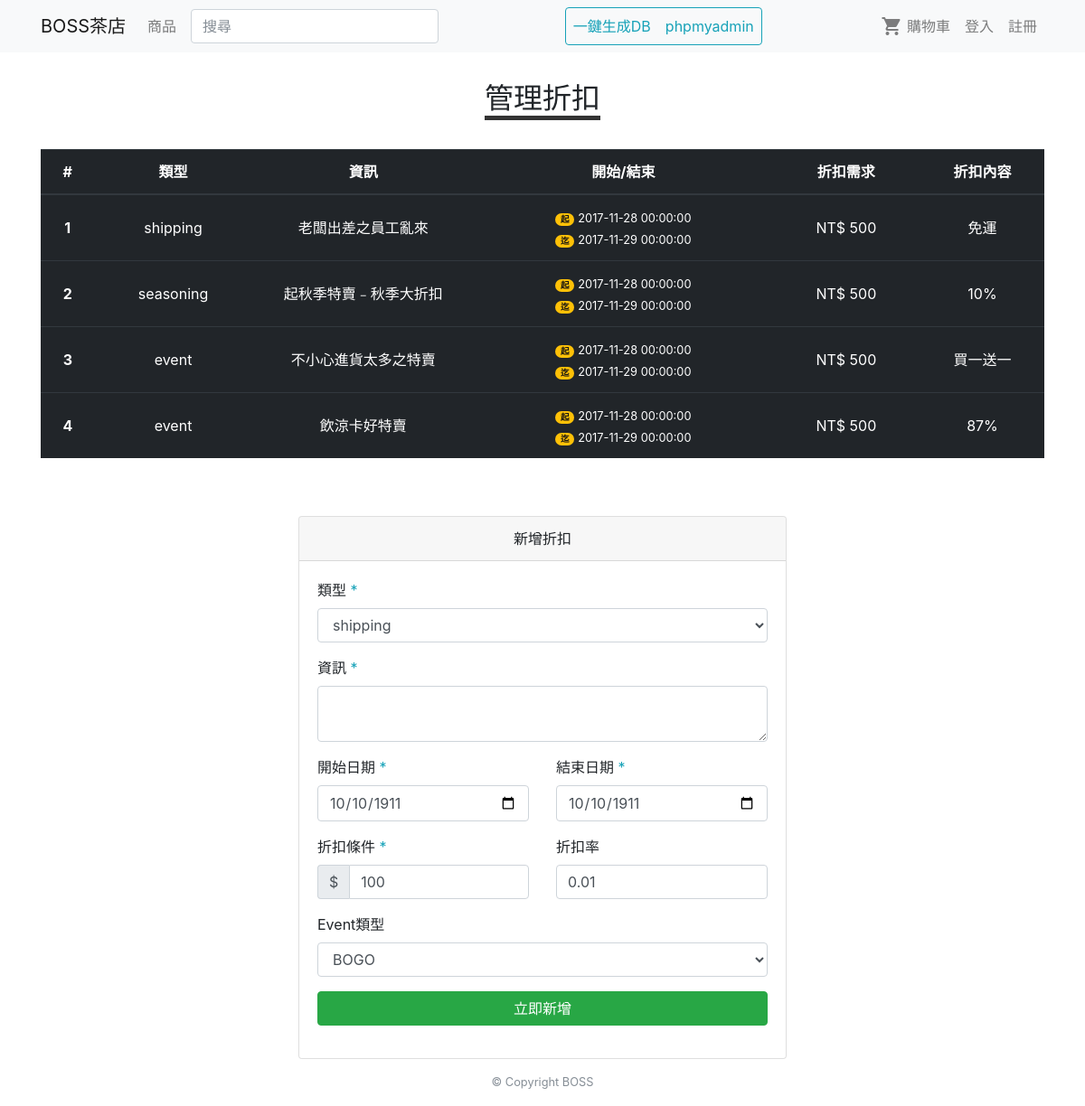
Page /discount_list.php on the earlier database version.
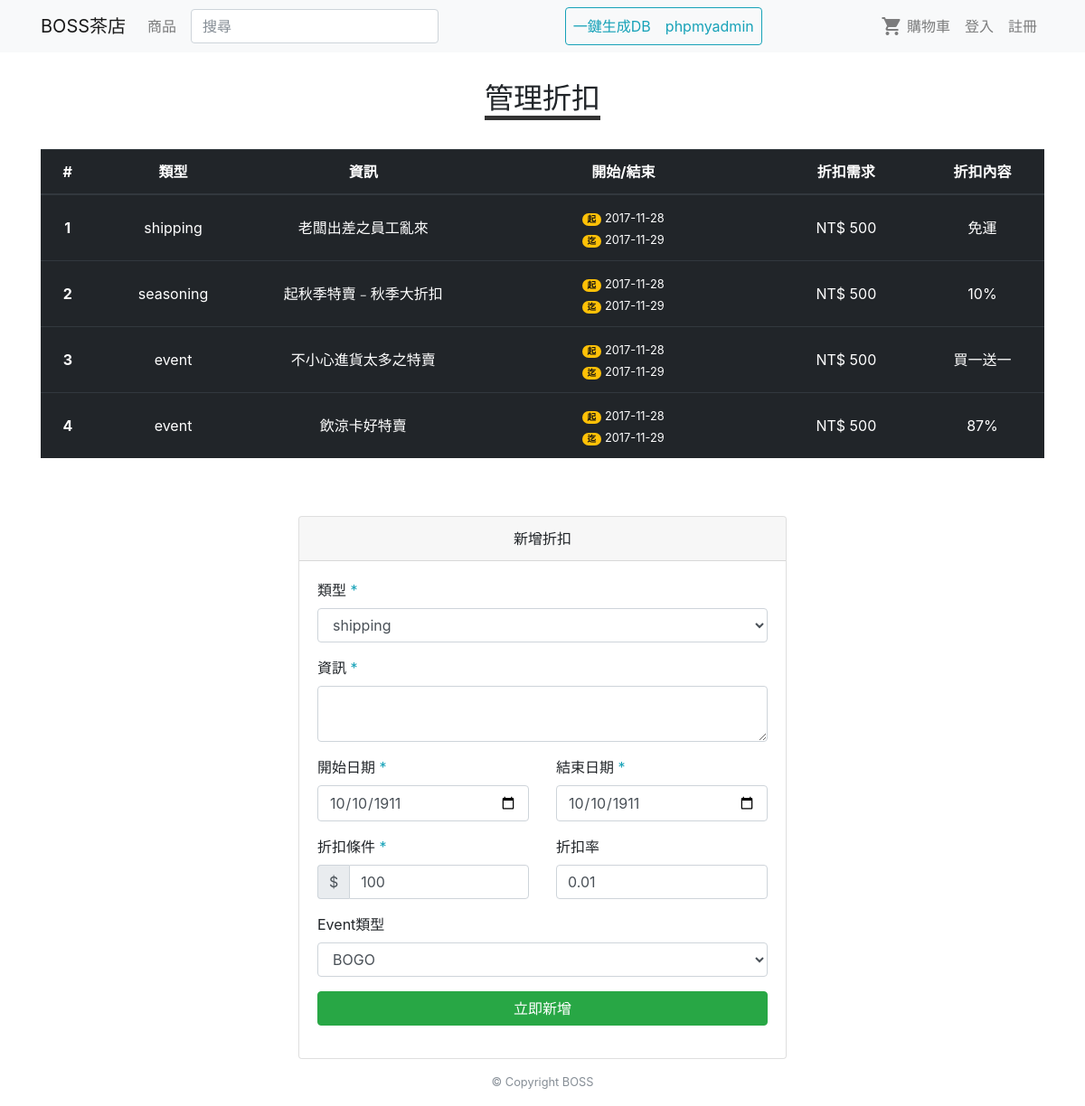
Same page on the later database version.
### tables this page shows
CREATE TABLE DISCOUNT (
  ID INT(7) UNSIGNED AUTO_INCREMENT PRIMARY KEY,
  Type ENUM('shipping', 'seasoning', 'event'),
  PeriodFrom DATE NOT NULL,
  PeriodTo DATE NOT NULL,
  Requirement INT(7) UNSIGNED,
  Rate DOUBLE(3,3) NOT NULL,
  Info VARCHAR(100) NOT NULL,
  EventType ENUM('BOGO', 'discount')
);

### verification.php (called while the page is built, shortened)
<?php
$user_position='G';

### discount_list.php (the view, shortened to what this page needs)
<!DOCTYPE html>
<html>
<head>
  <?php include('style.php') ?>
</head>
<body>
  <?php include('nav.php') ?>
  <div class="container my-3">
    <div class="row">
      <div class="col-12 text-center">
        <h2 class="d-inline-block my-3" style="border-bottom:5px #333 solid;">管理折扣</h2>
        <table class="table table-hover table-dark my-3 ">
          <thead>
            <tr>
              <th scope="col" style="width:2rem;">#</th>
              <th scope="col" style="width:5rem;">類型</th>
              <th scope="col" style="width:9rem;">資訊</th>
              <th scope="col" style="width:12rem;">開始/結束</th>
              <th scope="col" style="width:6rem;">折扣需求</th>
              <th scope="col" style="width:5rem;">折扣內容</th>
            </tr>
          </thead>
          <tbody>
            <?php
            $sql = 'SELECT * FROM DISCOUNT';
            $result = $conn->query($sql);
            while($rows = mysqli_fetch_array($result))
            {
              echo '<tr style="cursor: pointer;" onclick="location.href=\'discount_list_detail.php?ID=' . $rows['ID'].'\'">';
              echo '<th scope="row" class="align-middle">'.$rows['ID'].'</th>';
              $Type = ($rows['EventType']=='event')?'-'.$rows['EventType']:'';
              echo '<td class="align-middle">'.$rows['Type'].$Type.'</td>';
              echo '<td class="align-middle">'.$rows['Info'].'</td>';
              echo '<td class="align-middle"><small><span class="badge badge-pill badge-warning mr-1">起</span>'.$rows['PeriodFrom'].'<br><span class="badge badge-pill badge-warning mr-1">迄</span>'.$rows['PeriodTo'].'</small></td>';
              echo '<td class="align-middle">NT$ '.$rows['Requirement'].'</td>';
              if($rows['Type']=='shipping'){
                $RateText='免運';
              }else if($rows['EventType']=='BOGO'){
                $RateText='買一送一';
              }else{
                $RateText=($rows['Rate']*100).'%';
              }
              echo '<td class="align-middle">'. $RateText.'</td>';
              echo '</tr>';
            }
            ?>
          </tbody>
        </table>
      </div>
      <div class="col-6 offset-3 mt-5">
        <div class="card">
          <div class="card-header text-center">新增折扣</div>
          <div class="card-body">
            <form class="row" action="discount_list_new_add.php" method="post" enctype="multipart/form-data" >
              <div class="col-12 form-group">
                <label for="">類型 <span class="text-info">*</span></label>
                <select class="form-control" name="Type" required>
                  <option value="shipping">shipping</option>
                </select>
              </div>
              <div class="col-12 form-group">
                <label for="">資訊 <span class="text-info">*</span></label>
                <textarea type="text" value="admin" name="Info" placeholder="" maxlength="100" class="form-control" rows="2" required></textarea>
              </div>
              <div class="col-12 col-lg-6 form-group">
                <label for="">開始日期 <span class="text-info">*</span></label>
                <input type="date" value="1911-10-10" name="PeriodFrom" class="form-control" >
              </div>
              <div class="col-12 col-lg-6 form-group">
                <label for="">結束日期 <span class="text-info">*</span></label>
                <input type="date" value="1911-10-10" name="PeriodTo" class="form-control" >
              </div>
              <div class="col-12 col-lg-6 form-group">
                <label for="">折扣條件 <span class="text-info">*</span></label>
                <div class="input-group">
                  <span class="input-group-addon">$</span>
                  <input type="number" value="100" name="Requirement" min="1" class="form-control" >
                </div>
              </div>
              <div class="col-12 col-lg-6 form-group">
                <label for="">折扣率</label>
                <input type="number" value="0.01" name="Rate" step="0.01" min="0.01" max="0.99" class="form-control" >
              </div>
              <div class="col-12 form-group">
                <label for="">Event類型</label>
                <select class="form-control" name="EventType" required>
                  <option value="BOGO">BOGO</option>
                </select>
              </div>
              <div class="col-12 form-group">
                <button class="btn btn-success btn-block" type="submit" >立即新增</button>
              </div>
            </form>
          </div>
        </div>
      </div>
    </div>
  </div>
  <?php include('footer.php') ?>
</body>
</html>

### style.php
<link rel="stylesheet" href="css/bootstrap.min.css">
<link rel="stylesheet" href="css/material-icon.css" >
<link rel="stylesheet" href="css/style.css">
<link rel="stylesheet" href="css/animation.css">

### nav.php (shortened to what this page needs)
<?php
$this_page = pathinfo($_SERVER['PHP_SELF'])['filename']
?>
<?php
  include('verification.php');
  $login_display = isset($_SESSION['ID'])?'d-none ':'';
  $reg_display   = isset($_SESSION['ID'])?'d-none ':'';
  $customer_display  = ($user_position=='C'||$user_position=='G')?'':'d-none ';
?>
<nav class="navbar navbar-expand-lg navbar-light bg-light sticky-top">
  <div class="container">
    <a class="navbar-brand" href="index.php">BOSS茶店</a>
    <div class="collapse navbar-collapse" id="navbarSupportedContent">
      <ul class="navbar-nav mr-auto">
        <li class="nav-item <?php echo ($this_page =='product')?'active':''; ?>">
          <a class="nav-link " href="product.php">商品</a>
        </li>
        <form class="form-inline mx-0 mx-lg-2 my-2 my-lg-0" method="get" action="product.php">
          <input class="form-control mr-sm-2" type="search" placeholder="搜尋" name="search" required>
        </form>
      </ul>
      <?php
      if(debug_mode){
        echo '<ul class="navbar-nav border border-info rounded ">
        <li class="nav-item">
        <a class="nav-link text-info" href="db.php">一鍵生成DB</a>
        </li>
        <li class="nav-item">
        <a class="nav-link text-info" target="_blank" href="http://localhost/phpmyadmin/">phpmyadmin</a>
        </li>
        </ul>';
      }
      ?>
      <ul class="navbar-nav ml-auto">
        <li class="nav-item <?php echo ($this_page =='cart')?'active ':'' ?> <?php echo $customer_display; ?>">
          <a class="nav-link" href="cart.php"><i class="material-icons">shopping_cart</i> 購物車</a>
        </li>
        <li class="nav-item <?php echo ($this_page =='login')?'active ':'' ?> <?php echo $login_display ?>">
          <a class="nav-link" href="login.php">登入</a>
        </li>
        <li class="nav-item <?php echo ($this_page =='reg')?'active ':'' ?> <?php echo $reg_display ?>">
          <a class="nav-link" href="reg.php">註冊</a>
        </li>
      </ul>
    </div>
  </div>
</nav>

### footer.php (shortened to what this page needs)
<div class="container mt-3">
  <div class="row">
    <div class="col-12">
      <small>
        <p class="text-muted text-center">© Copyright BOSS</p>
      </small>
    </div>
  </div>
</div>

### css/style.css (style rules this page uses)
.material-icons { vertical-align: bottom; }

Differences in the rows shown:
changed discount "shipping": PeriodFrom "2017-11-28 00:00:00" → "2017-11-28"; PeriodTo "2017-11-29 00:00:00" → "2017-11-29"
changed discount "seasoning": PeriodFrom "2017-11-28 00:00:00" → "2017-11-28"; PeriodTo "2017-11-29 00:00:00" → "2017-11-29"
changed discount "不小心進貨太多之特賣": PeriodFrom "2017-11-28 00:00:00" → "2017-11-28"; PeriodTo "2017-11-29 00:00:00" → "2017-11-29"
changed discount "飲涼卡好特賣": PeriodFrom "2017-11-28 00:00:00" → "2017-11-28"; PeriodTo "2017-11-29 00:00:00" → "2017-11-29"
